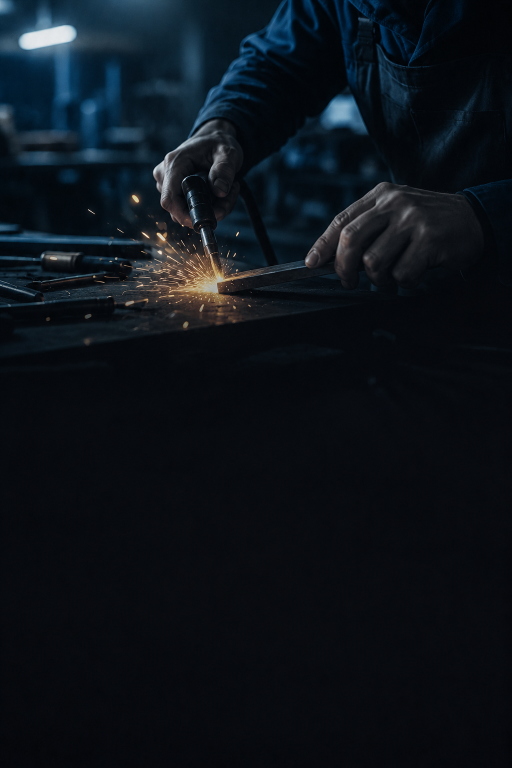
#> input picture brands/cheapfix/plates/cine-07-taller.png, 1024 x 1536 px (shown at 1/2 size); its folder holds only this picture in this run
$ python analyze.py
#> lines starting #> are read from the running program, lines starting #| are printed output that depends on the picture
"""Palette analysis of the generated plates.

Reports, per image: size, mean luminance, luminance of the center core (where
text goes), and the 4 dominant colors (k-means in RGB) with shares — so we can
see how far each plate drifted from its brand palette.
"""
import json
import sys
from pathlib import Path

import numpy as np
from PIL import Image

ROOT = Path(__file__).resolve().parents[1] / "brands"


def dominant(px: np.ndarray, k: int = 4, iters: int = 12) -> list[tuple[str, float]]:
    """Tiny k-means, deterministic seed."""
    rng = np.random.default_rng(7)
    pts = px[rng.choice(len(px), min(4000, len(px)), replace=False)].astype(np.float32)
    centers = pts[rng.choice(len(pts), k, replace=False)]
    for _ in range(iters):
        d = ((pts[:, None, :] - centers[None]) ** 2).sum(-1)
        lab = d.argmin(1)
        for i in range(k):
            sel = pts[lab == i]
            if len(sel):
                centers[i] = sel.mean(0)
    d = ((pts[:, None, :] - centers[None]) ** 2).sum(-1)
    lab = d.argmin(1)
    out = []
    for i in np.argsort(-np.bincount(lab, minlength=k)):
        share = (lab == i).mean()
        r, g, b = centers[i].round().astype(int)
        out.append((f"#{r:02x}{g:02x}{b:02x}", round(float(share), 2)))
    return out


def analyze(p: Path) -> dict:
    im = Image.open(p).convert("RGB")
#> im is the input picture: PIL image 1024x1536 RGB; mean R, G, B 12.4, 19, 25.6
    w, h = im.size
#> w = 1024; h = 1536
    small = im.resize((96, int(96 * h / w)))
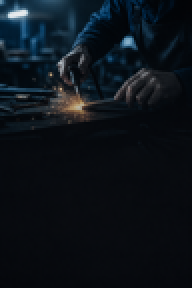
#> small: PIL image 96x144 RGB (shown 2 times larger); mean R, G, B 12.4, 19, 25.6
    a = np.asarray(small, dtype=np.float32)
    lum = (0.2126 * a[..., 0] + 0.7152 * a[..., 1] + 0.0722 * a[..., 2]) / 255
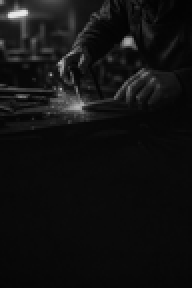
#> lum: shape (144, 96) float32 (shown 2 times larger); min 0.0118, max 0.917, mean 0.0708
    # center core ~ the middle square where text lives
    ch, cw = lum.shape[0] // 2, lum.shape[1] // 2
#> ch = 72; cw = 48
    r = lum.shape[1] // 3
#> r = 32
    core = lum[ch - r : ch + r, cw - r : cw + r]
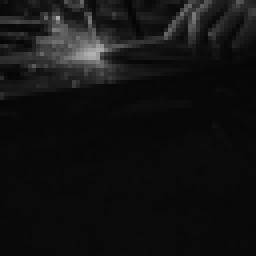
#> core: shape (64, 64) float32 (shown 4 times larger); min 0.0222, max 0.701, mean 0.0737
    return {
        "size": f"{w}x{h}",
        "lum": round(float(lum.mean()), 2),
        "core_lum": round(float(core.mean()), 2),
        "core_std": round(float(core.std()), 2),
        "dom": dominant(a.reshape(-1, 3)),
    }
#> in dominant, `centers = pts[rng.choice(len(pts), k, replace=False)]`: centers = [[3, 19, 33], [7, 10, 14], [7, 10, 14], [6, 48, 77]]
#> after the loop in dominant, `for _ in range(iters):`: centers = [[41.68, 62.43, 78.07], [13.77, 29.29, 41.09], [6.77, 10.17, 14.97], [152, 148.9, 142.7]]
#> in dominant, `lab = d.argmin(1)`: lab = 4000 values, max 3 at index 53, min 0 at index 24, mean 1.72
#> the loop in dominant, `for i in np.argsort(-np.bincount(lab, minlength=k)):` made 4 passes
#> (i, share, r, g, b) on passes 1, 3: (2, 0.768, 7, 10, 15), (0, 0.071, 42, 62, 78)
#> (share, r, g, b) on passes 2, 4: (0.149, 14, 29, 41), (0.0115, 152, 149, 143)
#> after the loop in dominant, `for i in np.argsort(-np.bincount(lab, minlength=k)):`: out = [('#070a0f', 0.77), ('#0e1d29', 0.15), ('#2a3e4e', 0.07), ('#98958f', 0.01)]


def main() -> None:
    report = {}
    for brand_dir in sorted(ROOT.iterdir()):
        plates = brand_dir / "plates"
        if not plates.is_dir():
            continue
        report[brand_dir.name] = {
            f.name: analyze(f) for f in sorted(plates.glob("*.png"))
        }
    json.dump(report, sys.stdout, indent=1)
#> (printed output is left out)


if __name__ == "__main__":
    main()
